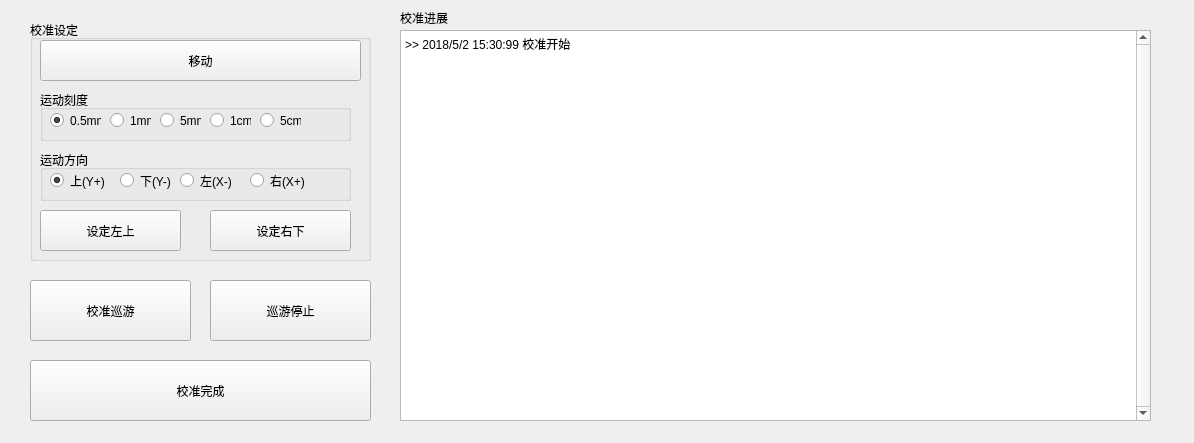
<?xml version="1.0" encoding="UTF-8"?>
<ui version="4.0">
 <class>cebsCalibForm</class>
 <widget class="QWidget" name="cebsCalibForm">
  <property name="geometry">
   <rect>
    <x>0</x>
    <y>0</y>
    <width>1194</width>
    <height>443</height>
   </rect>
  </property>
  <property name="windowTitle">
   <string>CALIBRATION</string>
  </property>
  <widget class="QGroupBox" name="groupBox_calib_set">
   <property name="geometry">
    <rect>
     <x>30</x>
     <y>20</y>
     <width>341</width>
     <height>241</height>
    </rect>
   </property>
   <property name="title">
    <string>校准设定</string>
   </property>
   <widget class="QGroupBox" name="groupBox_calib_move_scale">
    <property name="geometry">
     <rect>
      <x>10</x>
      <y>70</y>
      <width>311</width>
      <height>51</height>
     </rect>
    </property>
    <property name="title">
     <string>运动刻度</string>
    </property>
    <widget class="QRadioButton" name="radioButton_calib_5cm">
     <property name="geometry">
      <rect>
       <x>220</x>
       <y>20</y>
       <width>41</width>
       <height>21</height>
      </rect>
     </property>
     <property name="text">
      <string>5cm</string>
     </property>
    </widget>
    <widget class="QRadioButton" name="radioButton_calib_05mm">
     <property name="geometry">
      <rect>
       <x>10</x>
       <y>20</y>
       <width>51</width>
       <height>21</height>
      </rect>
     </property>
     <property name="text">
      <string>0.5mm</string>
     </property>
     <property name="checked">
      <bool>true</bool>
     </property>
    </widget>
    <widget class="QRadioButton" name="radioButton_calib_1cm">
     <property name="geometry">
      <rect>
       <x>170</x>
       <y>20</y>
       <width>41</width>
       <height>21</height>
      </rect>
     </property>
     <property name="text">
      <string>1cm</string>
     </property>
    </widget>
    <widget class="QRadioButton" name="radioButton_calib_1mm">
     <property name="geometry">
      <rect>
       <x>70</x>
       <y>20</y>
       <width>41</width>
       <height>21</height>
      </rect>
     </property>
     <property name="text">
      <string>1mm</string>
     </property>
     <property name="checked">
      <bool>false</bool>
     </property>
    </widget>
    <widget class="QRadioButton" name="radioButton_calib_5mm">
     <property name="geometry">
      <rect>
       <x>120</x>
       <y>20</y>
       <width>41</width>
       <height>21</height>
      </rect>
     </property>
     <property name="text">
      <string>5mm</string>
     </property>
    </widget>
   </widget>
   <widget class="QGroupBox" name="groupBox_calib_move_dir">
    <property name="geometry">
     <rect>
      <x>10</x>
      <y>130</y>
      <width>311</width>
      <height>51</height>
     </rect>
    </property>
    <property name="title">
     <string>运动方向</string>
    </property>
    <widget class="QRadioButton" name="radioButton_calib_y_plus">
     <property name="geometry">
      <rect>
       <x>10</x>
       <y>20</y>
       <width>61</width>
       <height>21</height>
      </rect>
     </property>
     <property name="text">
      <string>上(Y+)</string>
     </property>
     <property name="checked">
      <bool>true</bool>
     </property>
    </widget>
    <widget class="QRadioButton" name="radioButton_calib_x_plus">
     <property name="geometry">
      <rect>
       <x>210</x>
       <y>20</y>
       <width>61</width>
       <height>21</height>
      </rect>
     </property>
     <property name="text">
      <string>右(X+)</string>
     </property>
    </widget>
    <widget class="QRadioButton" name="radioButton_calib_y_minus">
     <property name="geometry">
      <rect>
       <x>80</x>
       <y>20</y>
       <width>61</width>
       <height>21</height>
      </rect>
     </property>
     <property name="text">
      <string>下(Y-)</string>
     </property>
     <property name="checked">
      <bool>false</bool>
     </property>
    </widget>
    <widget class="QRadioButton" name="radioButton_calib_x_minus">
     <property name="geometry">
      <rect>
       <x>140</x>
       <y>20</y>
       <width>61</width>
       <height>21</height>
      </rect>
     </property>
     <property name="text">
      <string>左(X-)</string>
     </property>
    </widget>
   </widget>
   <widget class="QPushButton" name="pushButton_calib_move">
    <property name="geometry">
     <rect>
      <x>10</x>
      <y>20</y>
      <width>321</width>
      <height>41</height>
     </rect>
    </property>
    <property name="text">
     <string>移动</string>
    </property>
   </widget>
   <widget class="QPushButton" name="pushButton_calib_left_up">
    <property name="geometry">
     <rect>
      <x>10</x>
      <y>190</y>
      <width>141</width>
      <height>41</height>
     </rect>
    </property>
    <property name="text">
     <string>设定左上</string>
    </property>
   </widget>
   <widget class="QPushButton" name="pushButton_calib_right_bottom">
    <property name="geometry">
     <rect>
      <x>180</x>
      <y>190</y>
      <width>141</width>
      <height>41</height>
     </rect>
    </property>
    <property name="text">
     <string>设定右下</string>
    </property>
   </widget>
  </widget>
  <widget class="QTextEdit" name="textEdit_calib_runProgress">
   <property name="geometry">
    <rect>
     <x>400</x>
     <y>30</y>
     <width>751</width>
     <height>391</height>
    </rect>
   </property>
   <property name="mouseTracking">
    <bool>true</bool>
   </property>
   <property name="tabletTracking">
    <bool>true</bool>
   </property>
   <property name="layoutDirection">
    <enum>Qt::LeftToRight</enum>
   </property>
   <property name="autoFillBackground">
    <bool>true</bool>
   </property>
   <property name="verticalScrollBarPolicy">
    <enum>Qt::ScrollBarAlwaysOn</enum>
   </property>
   <property name="horizontalScrollBarPolicy">
    <enum>Qt::ScrollBarAsNeeded</enum>
   </property>
   <property name="sizeAdjustPolicy">
    <enum>QAbstractScrollArea::AdjustToContents</enum>
   </property>
   <property name="autoFormatting">
    <set>QTextEdit::AutoAll</set>
   </property>
   <property name="tabChangesFocus">
    <bool>true</bool>
   </property>
   <property name="html">
    <string>&lt;!DOCTYPE HTML PUBLIC &quot;-//W3C//DTD HTML 4.0//EN&quot; &quot;http://www.w3.org/TR/REC-html40/strict.dtd&quot;&gt;
&lt;html&gt;&lt;head&gt;&lt;meta name=&quot;qrichtext&quot; content=&quot;1&quot; /&gt;&lt;style type=&quot;text/css&quot;&gt;
p, li { white-space: pre-wrap; }
&lt;/style&gt;&lt;/head&gt;&lt;body style=&quot; font-family:'SimSun'; font-size:9pt; font-weight:400; font-style:normal;&quot;&gt;
&lt;p style=&quot; margin-top:0px; margin-bottom:0px; margin-left:0px; margin-right:0px; -qt-block-indent:0; text-indent:0px;&quot;&gt;&amp;gt;&amp;gt; 2018/5/2 15:30:99 校准开始&lt;/p&gt;&lt;/body&gt;&lt;/html&gt;</string>
   </property>
  </widget>
  <widget class="QLabel" name="label_calib_runProgress">
   <property name="geometry">
    <rect>
     <x>400</x>
     <y>10</y>
     <width>261</width>
     <height>16</height>
    </rect>
   </property>
   <property name="text">
    <string>校准进展</string>
   </property>
  </widget>
  <widget class="QPushButton" name="pushButton_calib_pilot">
   <property name="geometry">
    <rect>
     <x>30</x>
     <y>280</y>
     <width>161</width>
     <height>61</height>
    </rect>
   </property>
   <property name="text">
    <string>校准巡游</string>
   </property>
  </widget>
  <widget class="QPushButton" name="pushButton_calib_comp">
   <property name="geometry">
    <rect>
     <x>30</x>
     <y>360</y>
     <width>341</width>
     <height>61</height>
    </rect>
   </property>
   <property name="text">
    <string>校准完成</string>
   </property>
  </widget>
  <widget class="QPushButton" name="pushButton_calib_pilot_2">
   <property name="geometry">
    <rect>
     <x>210</x>
     <y>280</y>
     <width>161</width>
     <height>61</height>
    </rect>
   </property>
   <property name="text">
    <string>巡游停止</string>
   </property>
  </widget>
 </widget>
 <resources/>
 <connections>
  <connection>
   <sender>pushButton_calib_comp</sender>
   <signal>clicked()</signal>
   <receiver>cebsCalibForm</receiver>
   <slot>slot_calib_close()</slot>
   <hints>
    <hint type="sourcelabel">
     <x>305</x>
     <y>269</y>
    </hint>
    <hint type="destinationlabel">
     <x>332</x>
     <y>327</y>
    </hint>
   </hints>
  </connection>
  <connection>
   <sender>pushButton_calib_move</sender>
   <signal>clicked()</signal>
   <receiver>cebsCalibForm</receiver>
   <slot>slot_calib_move()</slot>
   <hints>
    <hint type="sourcelabel">
     <x>94</x>
     <y>61</y>
    </hint>
    <hint type="destinationlabel">
     <x>16</x>
     <y>59</y>
    </hint>
   </hints>
  </connection>
  <connection>
   <sender>pushButton_calib_left_up</sender>
   <signal>clicked()</signal>
   <receiver>cebsCalibForm</receiver>
   <slot>slot_calib_left_up()</slot>
   <hints>
    <hint type="sourcelabel">
     <x>179</x>
     <y>57</y>
    </hint>
    <hint type="destinationlabel">
     <x>249</x>
     <y>17</y>
    </hint>
   </hints>
  </connection>
  <connection>
   <sender>pushButton_calib_right_bottom</sender>
   <signal>clicked()</signal>
   <receiver>cebsCalibForm</receiver>
   <slot>slot_calib_right_bottom()</slot>
   <hints>
    <hint type="sourcelabel">
     <x>305</x>
     <y>64</y>
    </hint>
    <hint type="destinationlabel">
     <x>383</x>
     <y>70</y>
    </hint>
   </hints>
  </connection>
  <connection>
   <sender>pushButton_calib_pilot</sender>
   <signal>clicked()</signal>
   <receiver>cebsCalibForm</receiver>
   <slot>slot_calib_pilot()</slot>
   <hints>
    <hint type="sourcelabel">
     <x>121</x>
     <y>280</y>
    </hint>
    <hint type="destinationlabel">
     <x>139</x>
     <y>344</y>
    </hint>
   </hints>
  </connection>
  <connection>
   <sender>pushButton_calib_pilot_2</sender>
   <signal>clicked()</signal>
   <receiver>cebsCalibForm</receiver>
   <slot>slot_calib_pilot_stop()</slot>
   <hints>
    <hint type="sourcelabel">
     <x>210</x>
     <y>263</y>
    </hint>
    <hint type="destinationlabel">
     <x>257</x>
     <y>321</y>
    </hint>
   </hints>
  </connection>
 </connections>
 <slots>
  <slot>slot_calib_close()</slot>
  <slot>slot_calib_move()</slot>
  <slot>slot_calib_left_up()</slot>
  <slot>slot_calib_right_bottom()</slot>
  <slot>slot_calib_pilot()</slot>
  <slot>slot_calib_pilot_stop()</slot>
 </slots>
</ui>
